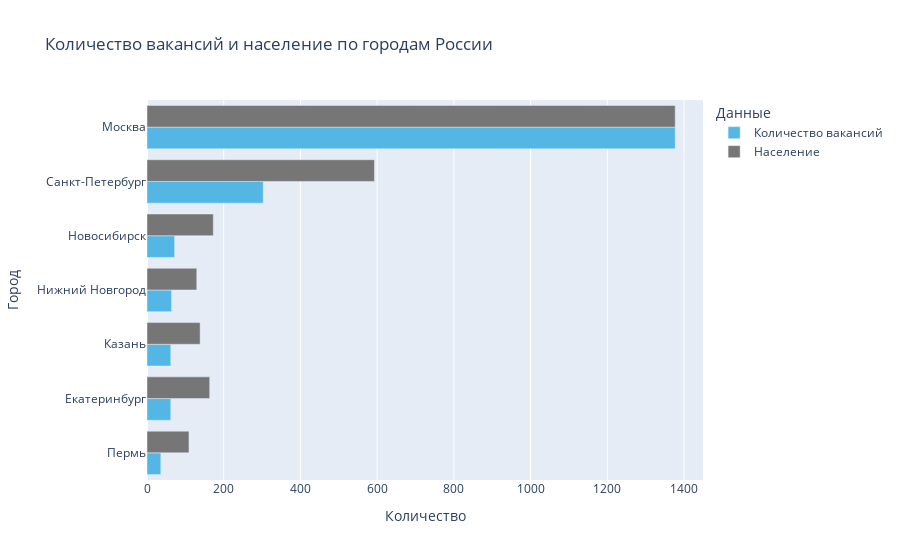

The notebook cell this image was saved under:
### Code cell
# Определяем топ-7 городов по количеству вакансий
d_grouped = (
    df.groupby(["address.city"]).count().sort_values(by="id", ascending=False)[:7]
)

# Соединяем данные о вакансиях и населении городов
merged_df = pd.merge(d_grouped, population, left_on="address.city", right_on="Город")

# Сортируем данные по количеству вакансий
merged_df = merged_df.sort_values(by="id", ascending=True)

# Масштабируем данные о населении в масштаб количества вакансий
pop_scaled = merged_df["Население"].str.replace(" ", "").astype(int) * (
    merged_df["id"].max()
    / merged_df["Население"].str.replace(" ", "").astype(int).max()
)


# Создаем график
fig = go.Figure()

# Добавляем столбчатую диаграмму количества вакансий
fig.add_trace(
    go.Bar(
        x=merged_df["id"],
        y=merged_df["Город"],
        orientation="h",
        name="Количество вакансий",
        marker_color="#53b6e5",
    )
)

# Добавляем столбчатую диаграмму населения городов
fig.add_trace(
    go.Bar(
        x=pop_scaled,
        y=merged_df["Город"],
        orientation="h",
        name="Население",
        marker_color="#767676",
    )
)

# Настраиваем внешний вид графика
fig.update_xaxes(title_text="Количество")
fig.update_yaxes(title_text="Город")
fig.update_layout(
    title="Количество вакансий и население по городам России",
    legend=dict(title="Данные"),
)

# Показываем график
fig.show()

### Figure 1 — Plotly figure (JSON) as saved in the notebook; plotly's stock layout.template omitted (floating-point values rounded to 4 significant figures)
{"data": [{"marker": {"color": "#53b6e5"}, "name": "Количество вакансий", "orientation": "h", "type": "bar", "x": [36, 62, 62, 64, 72, 303, 1377], "y": ["Пермь", "Екатеринбург", "Казань", "Нижний Новгород", "Новосибирск", "Санкт-Петербург", "Москва"]}, {"marker": {"color": "#767676"}, "name": "Население", "orientation": "h", "type": "bar", "x": [109.4, 163.5, 138.5, 129.8, 172.9, 592.9, 1377], "y": ["Пермь", "Екатеринбург", "Казань", "Нижний Новгород", "Новосибирск", "Санкт-Петербург", "Москва"]}], "layout": {"legend": {"title": {"text": "Данные"}}, "title": {"text": "Количество вакансий и население по городам России"}, "xaxis": {"title": {"text": "Количество"}}, "yaxis": {"title": {"text": "Город"}}}}
